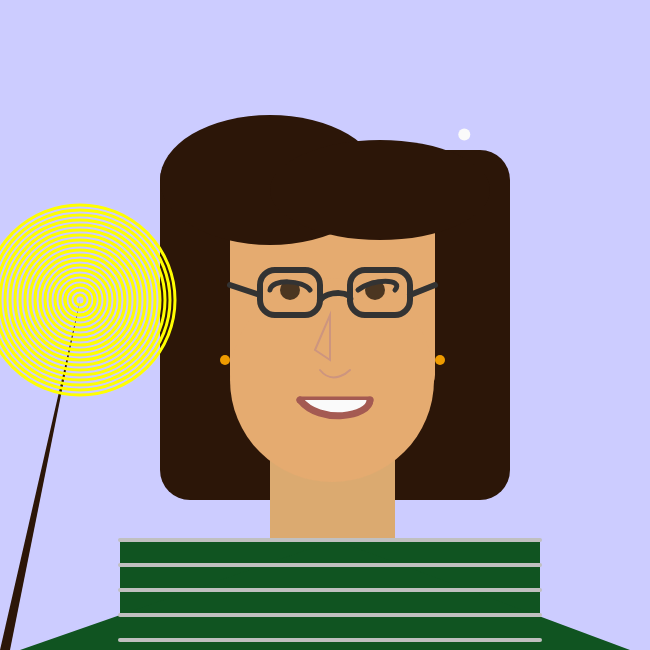
Frame 1 (no input)
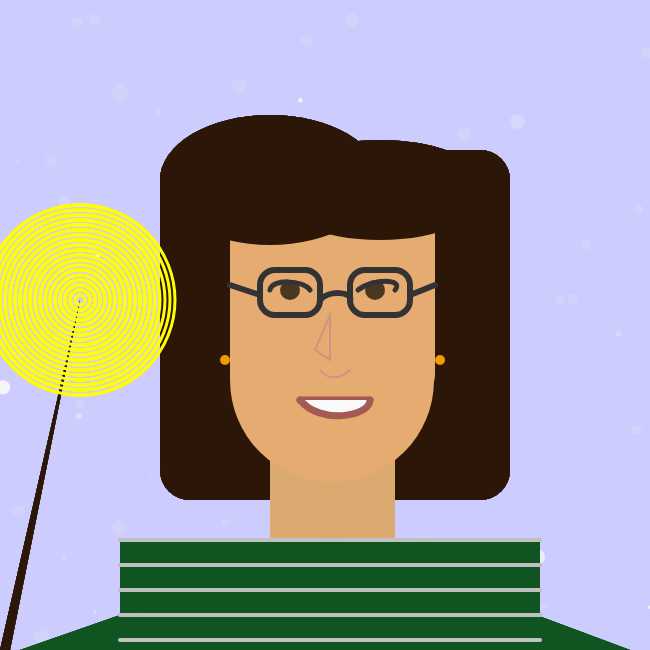
Frame 60 (no input)
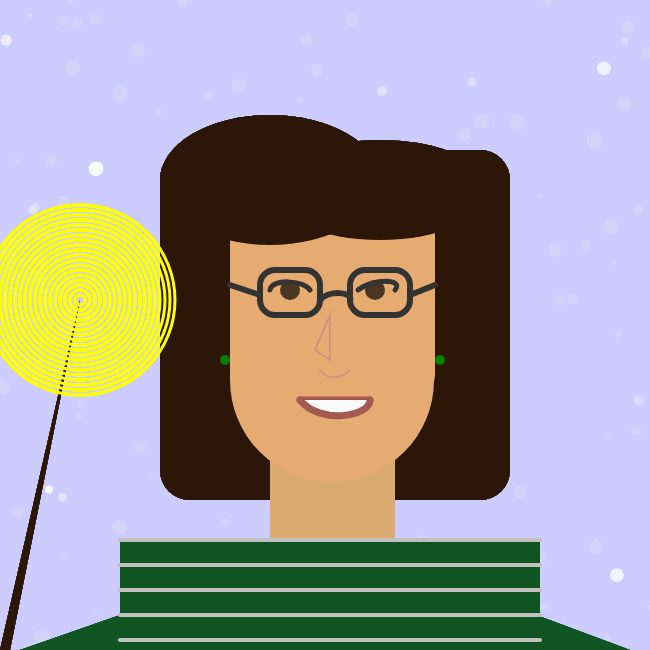
Frame 120 (the mouse pressed at the canvas centre since frame 60)

The p5.js sketch that drew these frames (run headless with seeded random() and noise() and a simulated clock; from frame 60 on, the mouse is pressed at the canvas centre):

// p5.js sketch
// ── sketch.js
function setup() {
  createCanvas(650,650);
  background(204, 204, 255);
}
let faceColor = ('#e5ab70');//global variable
let hairColor = ('#2c1608');//global variable

function hair() {//hair back
  fill(hairColor);
  noStroke();
  square(160, 150, 350, 30);
}

function portrait() {
  
//neck
    let f = color(219, 170, 112);
  fill(f);
  noStroke();
  rect(270,440,125,125)//x,y center coordinates,w,l
  
// Draw a square with rounded corners, each having a radius of 20.
//head top
  fill(faceColor);
  noStroke();
  square(230, 190, 205, 20);//center,w/l,rounded
  
//hair again but the front of it"bangs"
  fill(hairColor);
  noStroke();
  ellipse(270,180,220,130);
  ellipse(380,190,220,100);
  
//jawline(needed to make it rounder)
  fill(faceColor);
  noStroke();
  circle(332, 380, 204)
  
//glasses/eye holes
  strokeWeight(6);
  stroke(51);
  noFill();
rect(260, 270, 60, 45, 15);  
rect(350, 270, 60, 45, 15);  

//noseframe
    noFill();
  stroke(51);
  strokeWeight(6)
  curve(300,360,320,300,350,300,300,350);
  
//glass frames
  line(260, 295, 230, 285);
  line(410, 295, 435, 285);

//eyes
let b = color(75,54,33);//eyeballs
fill(b);
noStroke();
  circle(290,290,20);
  circle(375,290,20);
  
    noFill();//eyelids
  stroke(51);
  strokeWeight(5)
  curve(300,360,270,290,310,290,310,350);
  curve(310,360,358,290,395,290,300,360);
  
//smile
  fill(250);//teeth
  stroke(164,90,82);
  strokeWeight(7);
  line(300,400,370,400)//top lip
    curve(250,250,300,400,370,400,300,300);//bottom lip

//nose
  stroke(205,149,127);
  noFill();
  strokeWeight(2);
  triangle(315,350,330,315,330,360);//shadow
  curve(270,270,320,370,350,370,320,370); //tip of nose
  
  
//shirt
let g = color(16,84,33);
fill(g);
noStroke();
rect(120,540,420,110);
triangle(335,540,20,650,630,650);

fill(hairColor);//wand cuz I have one at home that I made myself
triangle(0,650,80,300,10,650);
  
}
function earings(){//earings
//fill(238,155,0);
circle(225,360,10);
circle(440,360,10);
}

function draw() {
    background(204, 204, 255,20);//color then speed
  

    let sparkle = {
        locationX: random(width),
        locationY: random(height),
        size: random(3, 15)//random places for sparkle
    }

    fill (250);//sparkle color
    noStroke();
    ellipse(sparkle.locationX, sparkle.locationY, sparkle.size, sparkle.size);
  
  hair()
  portrait()
    if (mouseIsPressed) {
    fill('green');
  } else {
  fill(238,155,0);//if mouse is pressed the earings wiil change from gold to green
  }
  earings()
  

for (let i = 540; i < 650; i+=25){  
  strokeWeight(4)
  stroke('silver');
  line(120, i, 540, i);
  }//for loop and sweater stripes for slytherin house
  
  for(let i=10; i<200;i+=10){//light from wand
    noFill();
  stroke('yellow');
  strokeWeight(3);
  ellipse(80,300,i,i)
  }
  
if(mouseX<100) if(mouseY>300)//when hovering in those areas what comes after follows
 fill(255)
  ellipse(80,300,30)//used for a normal white center when hovering above it
  if(mouseX<100) if(mouseY>300)
    for(let i=7; i<300;i+=7){//light from wand expanding when mouse is moved over area
    noFill();
  stroke('white');
  strokeWeight(2);
  ellipse(80,300,i,i)
  }
  
}
// ── style.css
html, body {
  margin: 10px;
  padding: 0;
  background-color: silver
}
canvas {
  display: block;
}



h1 {text-align: center; }
	 p {font-size: 18px;
}
